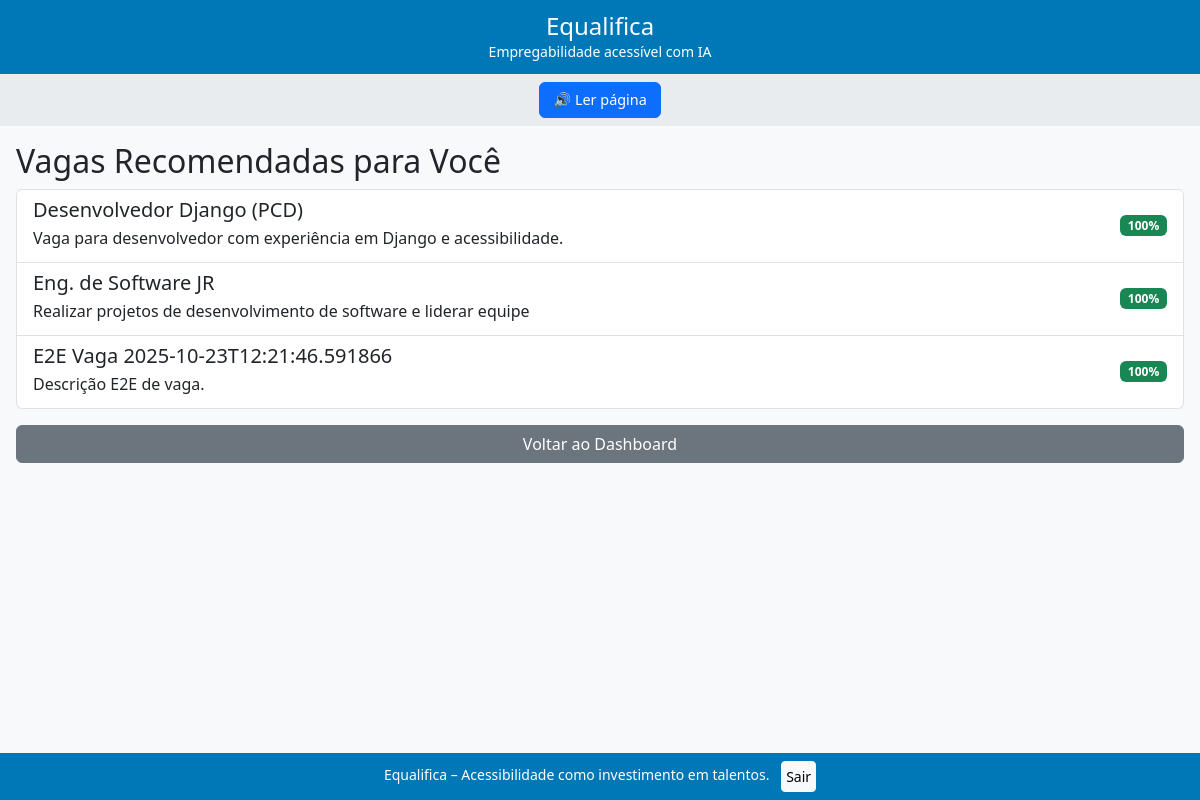
/vagas/vagas_recomendadas/ (signed in), run on an earlier commit of the app's database.
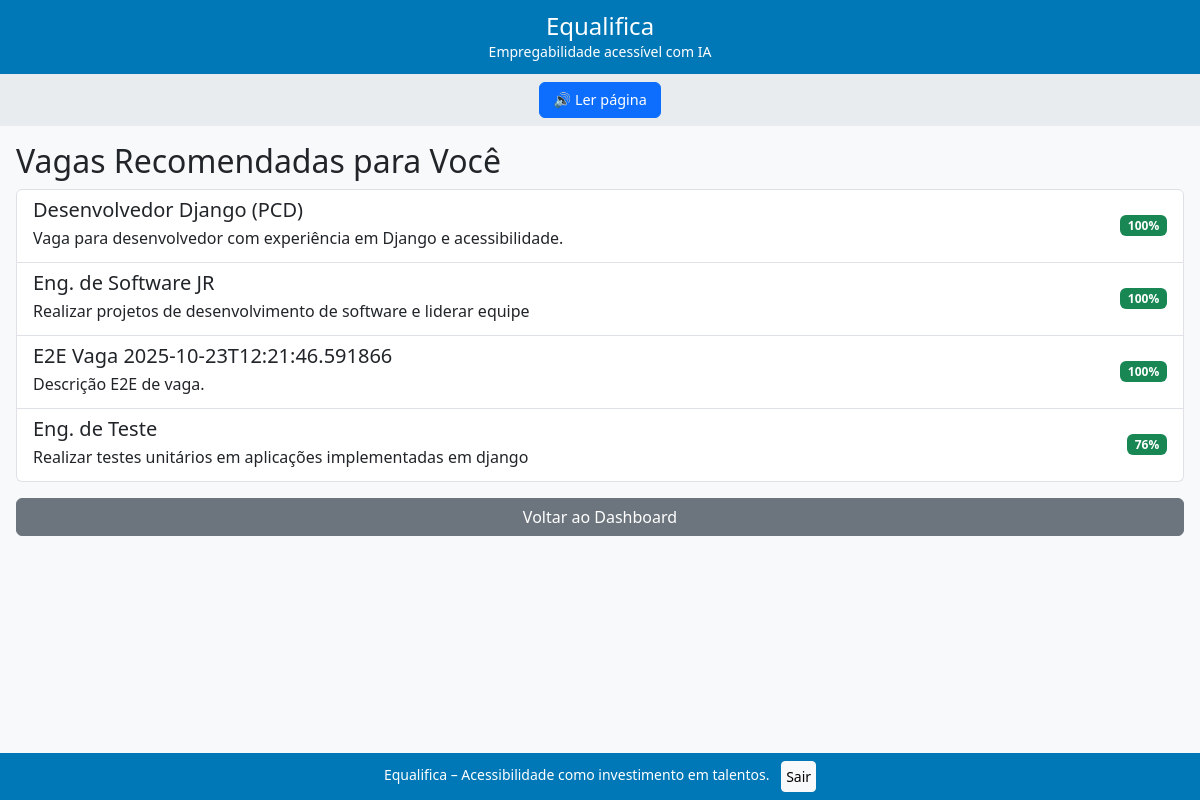
And on a later commit of the database.
### recruitment/models.py (models this page shows, shortened)
class Vaga(BaseModel):
    titulo = models.CharField(max_length=200)
    descricao = models.TextField()
    requisitos = models.TextField(blank=True, help_text="Resumo dos principais requisitos")
    acessibilidade = models.JSONField(
        blank=True,
        help_text="Ex: {'libras': true, 'legendas': true, 'descricao_alt': true}"
    )
    cnpj_empresa = models.CharField(max_length=18)  # preenchido automaticamente
    hard_skills_vetor = models.JSONField(default=list)
    soft_skills_vetor = models.JSONField(default=list)
    acessibilidade_vetor = models.JSONField(default=list)
    experiencia_minima = models.IntegerField(default=0)
    class Meta:
        verbose_name = "Vaga"
        verbose_name_plural = "Vagas"

### recruitment/views.py (the view)
# urls.py: path('vagas_recomendadas/', views.vagas_recomendadas, name='vagas_recomendadas'),
@login_required
def vagas_recomendadas(request):
    if request.user.user_type != 'pcd':
        return redirect('home')
    pcd = request.user.pcd_profile
    vagas = Vaga.objects.all()
    recomendacoes = [
        (vaga, calculate_match_score_from_vectors(vaga, pcd))
        for vaga in vagas
    ]
    recomendacoes = [(v, s) for v, s in recomendacoes if s > 0]
    recomendacoes.sort(key=lambda x: x[1], reverse=True)
    return render(request, 'recruitment/vagas_recomendadas.html', {
        'recomendacoes': recomendacoes[:10]
    })

### recruitment/utils.py (called while the page is built)
def calculate_match_score_from_vectors(vaga, pcd):
    necessidades = set(pcd.acessibilidade_vetor)
    recursos = set(vaga.acessibilidade_vetor)
    if necessidades and not necessidades.issubset(recursos):
        return 0
    req_hard = set(vaga.hard_skills_vetor)
    req_soft = set(vaga.soft_skills_vetor)
    cand_hard = set(pcd.hard_skills_vetor)
    cand_soft = set(pcd.soft_skills_vetor)
    hard_match = len(req_hard & cand_hard) / len(req_hard) if req_hard else 1.0
    soft_match = len(req_soft & cand_soft) / len(req_soft) if req_soft else 1.0
    habilidades_score = (0.7 * hard_match + 0.3 * soft_match) * 70
    return min(100, round(habilidades_score + 30))

### recruitment/templates/recruitment/vagas_recomendadas.html (shortened to what this page needs)
{% extends 'base.html' %}
{% block content %}
<h2>Vagas Recomendadas para Você</h2>
{% if recomendacoes %}
  <div class="list-group">
    {% for vaga, score in recomendacoes %}
      <a href="{% url 'vaga_detail' vaga.id %}" class="list-group-item list-group-item-action d-flex justify-content-between align-items-start">
        <div>
          <h5 class="mb-1">{{ vaga.titulo }}</h5>
          <p class="mb-1">{{ vaga.descricao|truncatechars:160 }}</p>
        </div>
        <span class="badge bg-success align-self-center">{{ score }}%</span>
      </a>
    {% endfor %}
  </div>
{% else %}
  <div class="alert alert-warning">Nenhuma vaga recomendada no momento. Atualize suas habilidades para melhorar as recomendações.</div>
{% endif %}
<a href="{% url 'pcd_dashboard' %}" class="btn btn-secondary mt-3">Voltar ao Dashboard</a>
{% endblock %}

What changed in the data, as far as the page shows it:
added Vaga: titulo "Eng. de Teste", descricao "Realizar testes unitários em aplicações implementadas em django", score "76"
